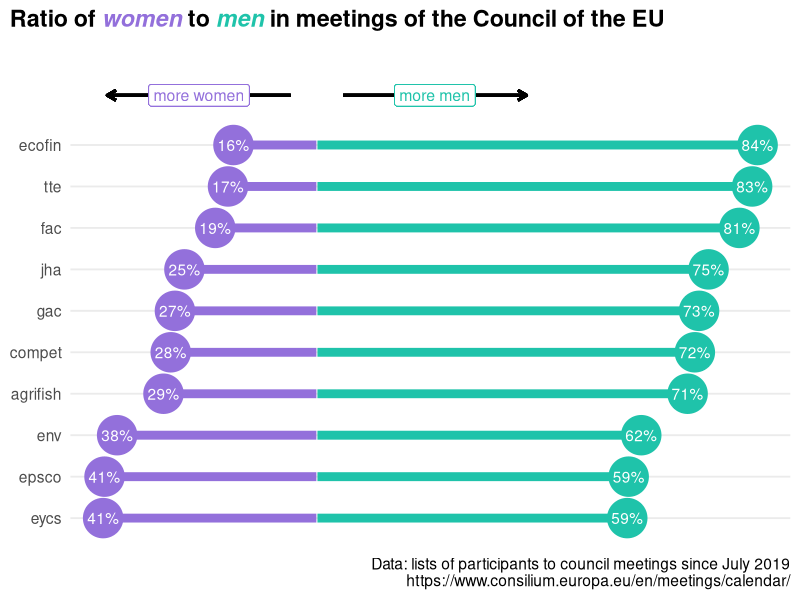
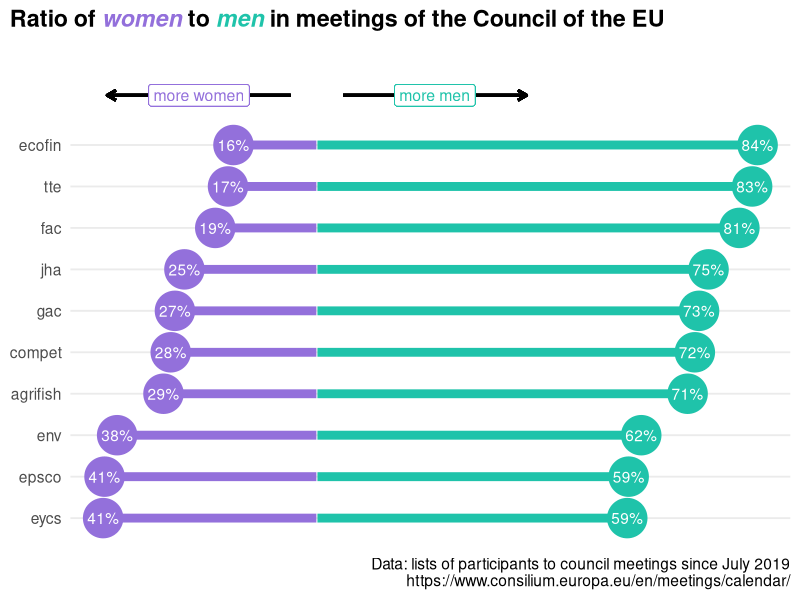

The R source for these figures, in order:
## ---- chunk 1
knitr::opts_chunk$set(echo = TRUE)
## ---- chunk 2
library(tidyverse)
library(ggforce)
library(ggtext)
## ---- chunk 3
male_female <- read_csv2("../temp.csv") %>% 
  mutate(female_male = case_when(str_detect(name, pattern = "^Mr") ~ "male",
                                 str_detect(name, pattern = "^Ms") ~ "female",
                                 TRUE ~ NA_character_)) %>% 
  filter(!is.na(female_male)) %>% 
  group_by(abbr, female_male) %>% 
  summarise(n = n()) %>% 
  mutate(pct=n/sum(n)*100,
         pct = case_when(female_male == "female" ~ pct*-1,
                         TRUE ~ pct)) %>% 
  filter(abbr != "gac_NA.pdf")
  
male_female_plot <- male_female %>% 
  select(-n) %>% 
  pivot_wider(names_from = female_male, values_from = pct) %>% 
  ungroup() %>% 
  mutate(abbr = factor(abbr, ordered = TRUE),
         abbr = fct_reorder(abbr, female))
## ---- chunk 4
theme_set(theme_minimal(base_size = 14))

theme_update(panel.grid.minor.x = element_blank(),
             panel.grid.major.x = element_blank(),
             axis.text.x = element_blank(),
             plot.title = element_markdown(face = 'bold'),
             plot.title.position = 'plot')

ggplot(male_female_plot)+
  geom_linerange(aes(xmin = female, xmax = -0.1, y = abbr), size = 3, color = "#9370db")+
  geom_linerange(aes(xmin = male, xmax = 0.1, y = abbr), size = 3, color = "#1fc3aa")+
  geom_point(aes(x = female, y = abbr), color = "#9370db", size = 13)+
  geom_point(aes(x = male, y = abbr), color = "#1fc3aa", size = 13)+
  geom_text(aes(x = female, y = abbr, label = glue::glue("{as.character(round(female*-1,0))}%")), color = "white")+
  geom_text(aes(x = male, y = abbr, label = glue::glue("{as.character(round(male,0))}%")), color = "white")+
  geom_segment(aes(x = -5, xend = -40, y = 11.2, yend = 11.2), arrow = arrow(length = unit(0.1, "inches")), size = 1)+
  geom_segment(aes(x = 5, xend = 40, y = 11.2, yend = 11.2), arrow = arrow(length = unit(0.1, "inches")), size = 1)+
  geom_label(aes(label="more women", x=(-5-40)/2), y = 11.2, size=4, color = "#9370db")+
  geom_label(aes(label="more men", x=(5+40)/2), y = 11.2, size=4, color = "#1fc3aa")+
  expand_limits(y = 12.5)+
  labs(x = NULL, y = NULL,
       caption = "Data: lists of participants to council meetings since July 2019\nhttps://www.consilium.europa.eu/en/meetings/calendar/",
       title = "Ratio of <i style='color:#9370db;'>women</i> to <i style='color:#1fc3aa;'>men</i> in meetings of the Council of the EU")

ggsave("../misc/graph_genderratio.png", dpi = 300, width = 11, height = 8, bg = "white")
  
